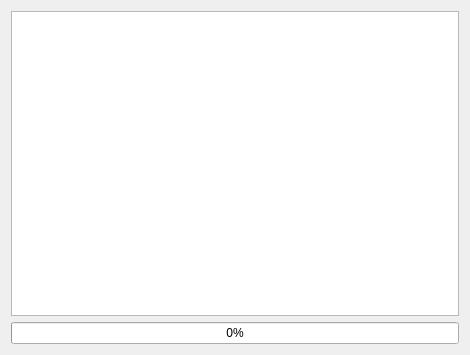
<?xml version="1.0" encoding="UTF-8"?>
<ui version="4.0">
 <class>Form</class>
 <widget class="QWidget" name="Form">
  <property name="geometry">
   <rect>
    <x>0</x>
    <y>0</y>
    <width>470</width>
    <height>355</height>
   </rect>
  </property>
  <property name="windowTitle">
   <string>Form</string>
  </property>
  <layout class="QVBoxLayout" name="verticalLayout">
   <item>
    <widget class="QTextEdit" name="consoleEdit">
     <property name="readOnly">
      <bool>true</bool>
     </property>
    </widget>
   </item>
   <item>
    <widget class="QProgressBar" name="progressBar">
     <property name="value">
      <number>0</number>
     </property>
    </widget>
   </item>
  </layout>
 </widget>
 <resources/>
 <connections/>
</ui>
